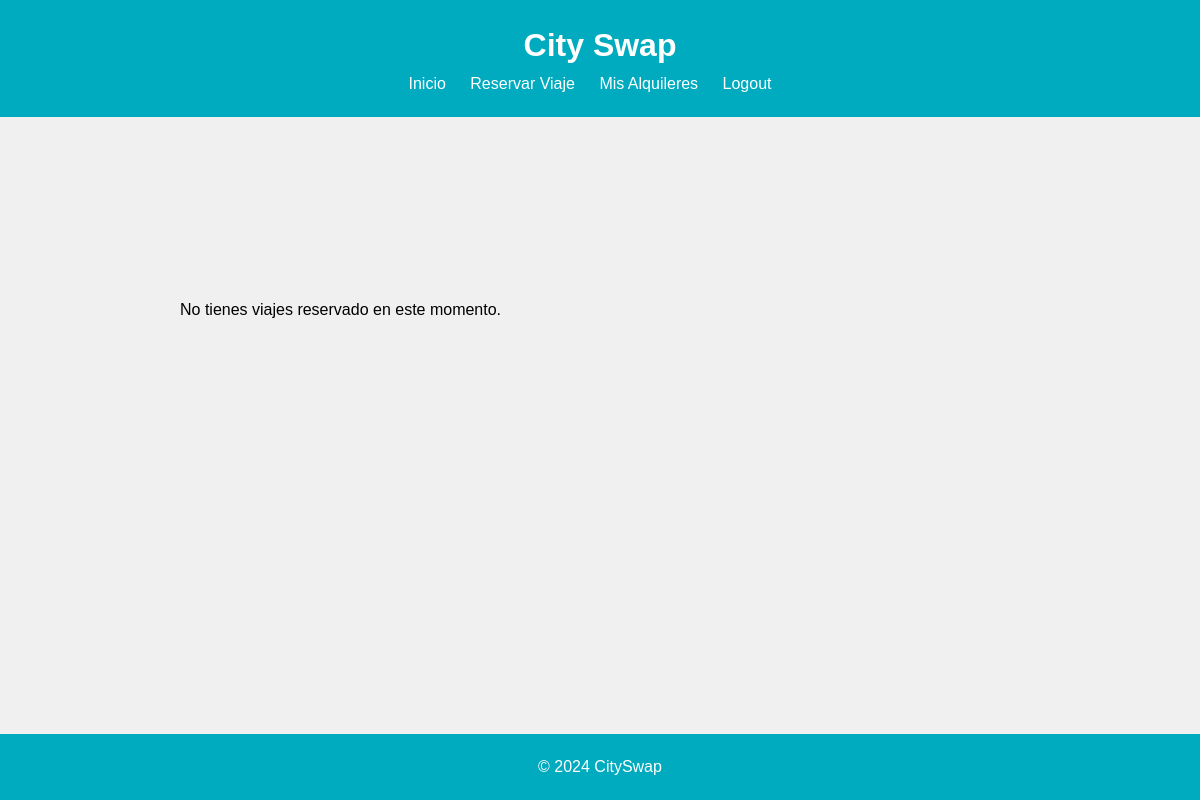
The app's page /misAlquileres.php (signed in), older data.
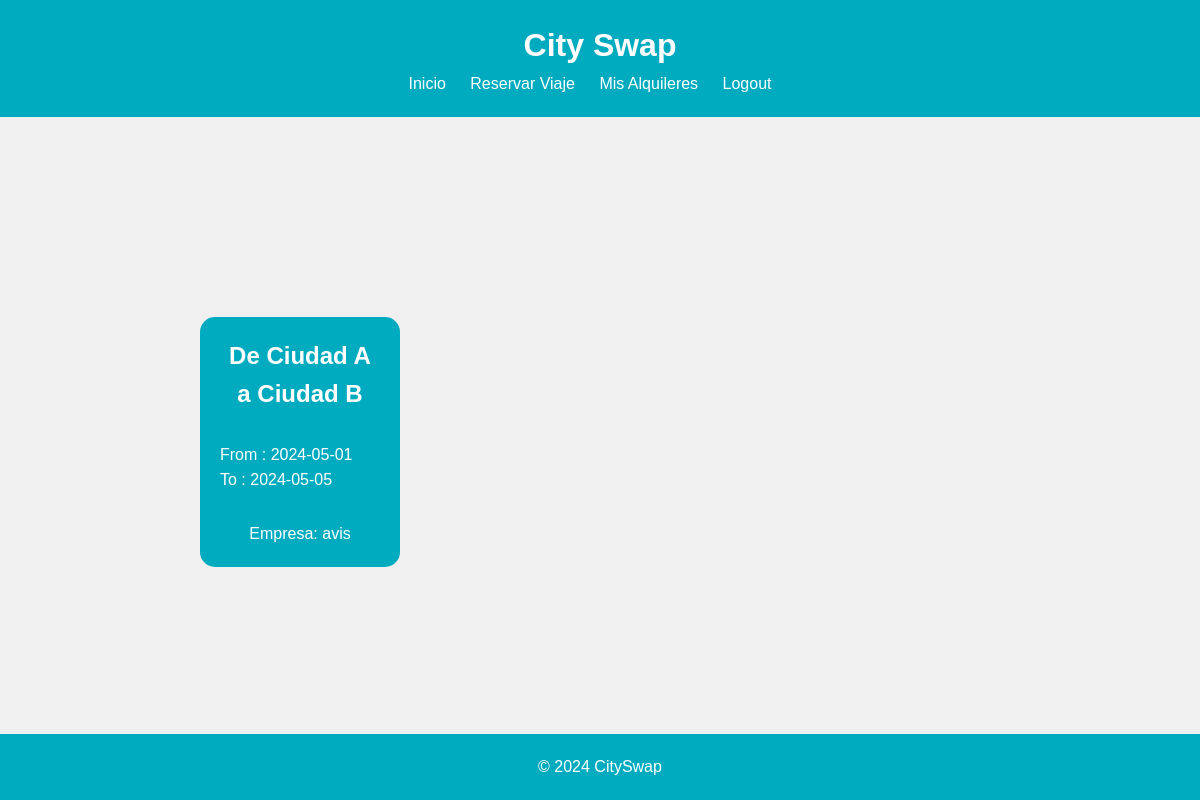
The same page, newer data.
### tables this page shows
CREATE TABLE IF NOT EXISTS Viaje (
    id_viaje INT AUTO_INCREMENT PRIMARY KEY,
    id_empresa INT,
    ciudad_origen VARCHAR(100),
    ciudad_destino VARCHAR(100),
    fecha_inicio DATE NOT NULL,
    fecha_final DATE NOT NULL,
    precio INT,
    free INT,
    FOREIGN KEY (id_empresa) REFERENCES Empresa(id_empresa)
);

create table if not exists Empresa (
    id_empresa INT AUTO_INCREMENT PRIMARY KEY,
    nombre_empresa varchar(100),
    email varchar(100),
    contrasena varchar(255)
);

### includes/Usuario.php (called while the page is built, shortened)
<?php
class Usuario {
    public static function buscaUsuario($nombre_usuario) {
        $conn = Aplicacion::getInstance()->getConexionBd();
        $result = false;
        $query = sprintf("SELECT * FROM USUARIO WHERE nombre_usuario='%s'", $conn->real_escape_string($nombre_usuario));
        $rs = $conn->query($query);
        if ($rs && $rs->num_rows > 0) {
            $fila = $rs->fetch_assoc();
            $result = new Usuario($fila['nombre_usuario'], $fila['apellido'], $fila['email'], $fila['contrasena'], $fila['id_usuario']);
        } else {
            error_log("Error BD ({$conn->errno}): {$conn->error}");
        }
        return $result;
    }
}
?>

### includes/Alquiler.php (called while the page is built, shortened)
<?php
class Alquiler {
    static public function misAlquileres($id_usuario) {
        $conn = Aplicacion::getInstance()->getConexionBd();
        $query = sprintf("SELECT a.id_viaje FROM ALquiler a WHERE a.id_usuario = %d", $id_usuario);
        $tmp = $conn->query($query);
        $result = false;
        if ($tmp) {
            $result = [];
            while ($row1 = $tmp->fetch_assoc()) {
                $queryViaje = sprintf("SELECT * FROM VIAJE WHERE id_viaje = %d", $row1['id_viaje']);
                $res = $conn->query($queryViaje);
                $row = $res->fetch_assoc();
                $viaje = new Viaje(
                    $row['id_empresa'],
                    $row['ciudad_origen'],
                    $row['ciudad_destino'],
                    $row['fecha_inicio'],
                    $row['fecha_final'],
                    $row['precio'],
                    $row['free']);
                $viaje->setId($row['id_viaje']);
                $result[] = $viaje;
            }
        } else {
            error_log("Error BD ({$conn->errno}): {$conn->error}");
            return false;
        }
        return $result;
    }
}
?>

### includes/config.php (called while the page is built, shortened)
<?php
 spl_autoload_register(function ($class_name) {
    $prefix = 'es\\ucm\\fdi\\aw\\';
    $base_dir = __DIR__.'/';
    $len = strlen($prefix);
    $relative_class = substr($class_name, $len);
    $file = $base_dir . str_replace('\\', '/', $relative_class) . '.php';
});

### includes/Empresa.php (called while the page is built, shortened)
<?php
class Empresa {
    public static function getEmpresa($id){
        $conn = Aplicacion::getInstance()->getConexionBd();
        $query = sprintf("SELECT * FROM Empresa WHERE id_empresa = %d", $id);
        $res = $conn->query($query);
        return $res;
    }
}

### misAlquileres.php (the view, shortened to what this page needs)
<?php
require_once __DIR__.'/includes/config.php';
function toBox($id, $ciudad_origen, $ciudad_destino, $fecha_inicio, $fecha_final) {
    $empr = es\ucm\fdi\aw\Empresa::getEmpresa($id);
    $emp = $empr->fetch_assoc();
    $empresa = $emp['nombre_empresa'];
    $contenido = "<div class='box-viaje'>";
    $contenido .= "<h2 class='trayecto'>De $ciudad_origen <br> a $ciudad_destino</h2>";
    $contenido .= "<div class='fecha'>From : $fecha_inicio <br> To : $fecha_final</div>";
    $contenido .= "<p class='empresa'>Empresa: $empresa</p>";
    $contenido .= "</div>";
    return $contenido;
}
$contenidoPrincipal = "<div id='contenedor-viajes'>";
$usuarioActual = es\ucm\fdi\aw\Usuario::buscaUsuario($_SESSION['nombre']);
$viajes = es\ucm\fdi\aw\Alquiler::misAlquileres($usuarioActual->getId());
if ($viajes) {
    foreach($viajes as $viaje) {
        $contenidoPrincipal .= toBox($viaje->getId_empresa(),
                                    $viaje->getCiudad_origen(),
                                    $viaje->getCiudad_destino(),
                                    $viaje->getFecha_inicio(),
                                    $viaje->getFecha_final());
    }
} else {
    $contenidoPrincipal .= '<p>No tienes viajes reservado en este momento.</p>';
}
$contenidoPrincipal .= '</div>';
require __DIR__.'/includes/vistas/plantilla.php';
?>

Row changes from the older to the newer data that the page shows:
added viaje: ciudad_origen "Ciudad A", ciudad_destino "Ciudad B", fecha_inicio "2024-05-01", fecha_final "2024-05-05", id_empresa.nombre_empresa "avis"
Text that changed along with them:
text no longer shown: "No tienes viajes reservado en este momento."
